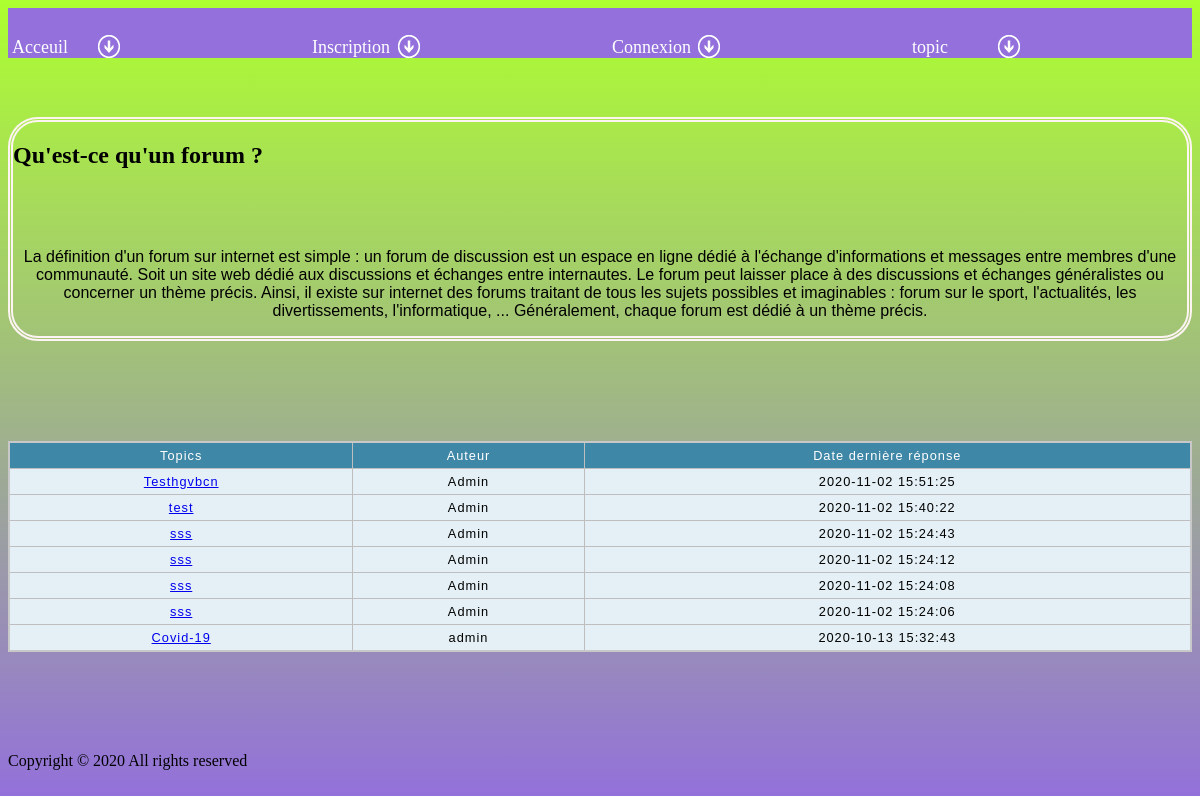
The page /forum/index.php on the database its author committed.
### tables this page shows
CREATE TABLE IF NOT EXISTS `topics` (
  `id_topics` int(11) NOT NULL AUTO_INCREMENT,
  `auteur` varchar(30) NOT NULL,
  `titre` text NOT NULL,
  `date` datetime NOT NULL,
  `grade` int(11) NOT NULL,
  PRIMARY KEY (`id_topics`)
);

### forum/src/DataBase.php (called while the page is built, shortened)
<?php
class DataBase
{
    protected $db;
    public function __construct()
    {
        $this->db = new PDO('mysql:host=localhost;port=3306;dbname=forum', 'root', '');
    }
    public function query($request, array $arg = [])
    {
        $db = $this->db;
        if (!empty($arg))
        {
            $statement = $db->prepare($request);
            $statement->execute($arg);
        }
        else
        {
            $statement = $db->query($request);
        }
        return $statement;
    }
}

### forum/index.php (the view, shortened to what this page needs)
<html>
	<head>
		<link rel="stylesheet" href="index.css"/>
	</head>
<body>
  <header class="topnav">
 <nav>
<ul>
<?php include('header.php') ?>
</ul>
 </nav>
</header>
<main>
	<div class=pres>
 <h2>Qu'est-ce qu'un forum ? </h2>
<p> La définition d'un forum sur internet est simple : un forum de discussion est un espace en ligne dédié à l'échange d'informations et messages entre membres d'une communauté.
	Soit un site web dédié aux discussions et échanges entre internautes.
	Le forum peut laisser place à des discussions et échanges généralistes ou concerner un thème précis.
	Ainsi, il existe sur internet des forums traitant de tous les sujets possibles et imaginables : forum sur le sport, l'actualités, les divertissements, l'informatique, ...
	Généralement, chaque forum est dédié à un thème précis. </p>
</div>
<section class=table>
        <?php
        $topics = $DataBase->query("SELECT id_topics, auteur, titre, date FROM topics WHERE grade = 0 ORDER BY date DESC");
        if(!$DataBase->isMember())
        {
            $topics = $DataBase->query("SELECT id_topics, auteur, titre, date FROM topics WHERE grade <= 1 ORDER BY date DESC");
        }
        $topics = $topics->fetchAll(PDO::FETCH_ASSOC);
        if (empty($topics)) {
            echo 'Aucun topic';
        }
        else {
        ?>
        <table >
            <thead>
            <tr>
                <td>
                    Topics
                </td>
                <td>
                    Auteur
                </td>
                <td>
                    Date dernière réponse
                </td>
            </tr>
            </thead>
           <tbody>
           <?php foreach ($topics as $topic) { ?>
               <tr>
                   <td>
                       <a href="topic.php?id_topics=<?= $topic['id_topics'] ?>"><?= $topic['titre'] ?></a>
                   </td>
                   <td>
                       <?= $topic['auteur'] ?>
                   </td>
                   <td>
                       <?= $topic['date'] ?>
                   </td>
               </tr>
           <?php } ?>
           </tbody>
        </table>
    <?php } ?>
</section>
</main>
<footer>
    Copyright © 2020 All rights reserved
</footer>
</body>
</html>

### forum/header.php (shortened to what this page needs)
<?php
include 'src/DataBase.php';
if (isset($_SESSION['login'])):
	?>
    <head>
        <link
                rel="stylesheet"
                href="https://cdnjs.cloudflare.com/ajax/libs/animate.css/4.1.1/animate.min.css"
        />
    </head>
<div class=connect>
<li><a href="index.php">Acceuil</a></li>
 <li><a href="topic.php">topic</a></li>
 <?php echo'
 <li><a href="profil.php?id=' , $_SESSION['id'] , '">profil</a></li>'
?>
<li>
        <form action="index.php" method="post">
            <input type="submit" name='deconnexion' class="deco" value="deconnexion">
        </form>
    </div>
<?php if (isset($_POST['deconnexion'])) {
                session_unset();
                session_destroy();
                header('Location:index.php');
            }
            ?></li>
 <?php else:?>
 <div class="connect">
    <li><a href="index.php">Acceuil</a></li>
 <li><a href="inscription.php">Inscription</a></li>
 <li><a href="connexion.php">Connexion</a></li>
 <li><a href="topic.php">topic</a></li>
</div>
<?php endif;?>

### forum/index.css (style rules this page uses)
body { background: linear-gradient(greenyellow, mediumpurple); }
main { max-width: 1400px; margin: 0 auto; }
.connect { display: flex; justify-content: space-around; }
.table { display: flex; justify-content: center; margin-top: 100px; }
.pres { border: thick double #fff4f4fd; border-radius: 30px; margin-top: 5%; }
footer { padding-top: 100px; }
header { height: 50px; background-color: mediumpurple; display: flex; flex-direction: row-reverse; font-size: medium; }
ul { margin-bottom: 10px; list-style: none; }
li { width: 300px; height: 30px; margin: 0 0 7px 0; }
li a { display: flex; margin: 10px 0 7px 0; background-repeat: no-repeat; background-position: 38% center; font-size: 18px; color: white; padding: 3px 0 0 20px; text-decoration: none; }
p { text-align: center; font-family: "Poppins", sans-serif; padding-top: 5%; color: #000000; }
* { box-sizing: border-box; }
thead, tfoot { background-color: #3f87a6; color: #fff; }
tbody { background-color: #e4f0f5; }
table { border-collapse: collapse; border: 2px solid rgb(200, 200, 200); letter-spacing: 1px; font-family: sans-serif; font-size: .8rem; width: 100%; }
td, th { border: 1px solid rgb(190, 190, 190); padding: 5px 10px; }
td { text-align: center; }

### rows shown on the page
topics: titre "Testhgvbcn", auteur "Admin", date "2020-11-02 15:51:25"
topics: titre "test", auteur "Admin", date "2020-11-02 15:40:22"
topics: titre "sss", auteur "Admin", date "2020-11-02 15:24:43"
topics: titre "sss", auteur "Admin", date "2020-11-02 15:24:12"
topics: titre "sss", auteur "Admin", date "2020-11-02 15:24:08"
topics: titre "sss", auteur "Admin", date "2020-11-02 15:24:06"
topics: titre "Covid-19", auteur "admin", date "2020-10-13 15:32:43"
